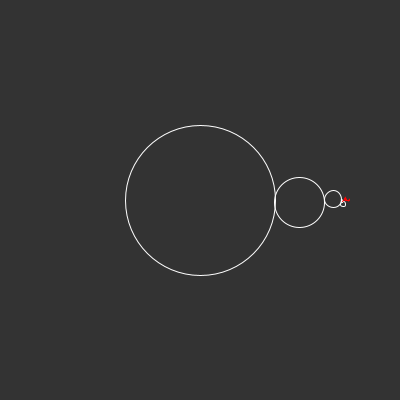
Frame 1 (no input)
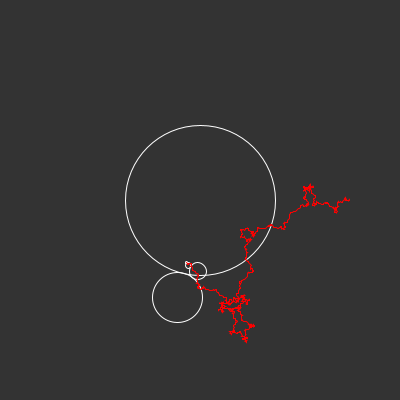
Frame 60 (the mouse pressed at the canvas centre just before this capture)
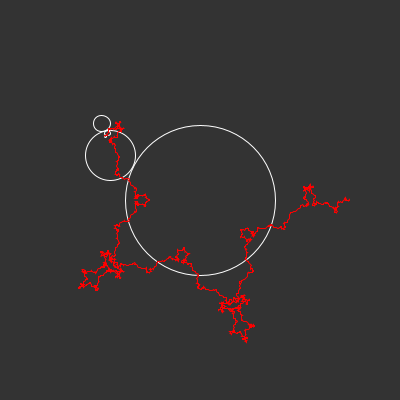
Frame 120 (the mouse held since frame 60 and released just before this capture)

The Processing sketch that drew these frames (run headless with seeded random() and noise(); from frame 60 on, the mouse is pressed at the canvas centre):

// Processing sketch: main
// ── main.pde

Group group;

void setup(){
  size(400, 400);
  
  // amount of circle's | start size of circle | speed value (has to be < 0) | resolution
  group = new Group(10, 150, -4, 10);
}

void draw(){
  background(51);
  
  // update calles per update
  group.update(30);
  group.show();
}
// ── circle.pde
class Circle{
  
  PVector position;
  float radius;
  float speed;
  
  public Circle(float r){
    position = new PVector();
    radius = r;
  }
  public Circle(PVector p, float r){
    position = p;
    radius = r;
  }
  public Circle(float x, float y, float r){
    position = new PVector(x, y);
    radius = r;
  }
  
  public void show(){
    stroke(255);
    noFill();
    ellipse(position.x, position.y, radius, radius);  
  }
  
  public void rotateRound(PVector p, float r, float a, float s){
    a *= s;
    float rDiv = r + radius/2;
    position.x = p.x + rDiv * cos(a);
    position.y = p.y + rDiv * sin(a);
  }
  public void rotateRound(Circle c, float a, float s){
    a *= s;
    float rDiv = c.radius/2 + radius/2;
    position.x = c.position.x + rDiv * cos(a);
    position.y = c.position.y + rDiv * sin(a);
  }

}
// ── group.pde
class Group{
  boolean _done;
  
  float angle = 0;
  float k;
  int resolution;
  
  ArrayList<Circle> childeren;
  ArrayList<PVector> path;
  
  public Group(int amount, float radius, float k, int resolution){
    this.k = k;
    this.angle = 0;
    this.resolution = resolution;
    
    this._done = false;
    
    childeren = new ArrayList<Circle>();
    path = new ArrayList<PVector>();
    
    Circle temp = new Circle(width/2, height/2, radius);
    childeren.add(temp);
    
    for(int i = 1; i < amount; i++){
      Circle last = childeren.get(i-1);
      Circle cir = new Circle(last.radius/3);
      childeren.add(cir);
    }
  }
  
  public Circle getLastCircle(){
    return childeren.get(childeren.size()-1);
  }
  
  public void show(){
    if(!_done){
      for(Circle cir : childeren){
        cir.show();
      }
    }

    beginShape();
    stroke(255, 0 ,0);
    for(PVector pos : path){
      vertex(pos.x, pos.y);
    }
    endShape();
  }
  
  public void update(int s){
    if(_done)
      return;
      
    for(int i = 0; i < s; i++){
      for(int j = 1; j < childeren.size(); j++){
        Circle c = childeren.get(j);
        float speed = pow(k, j-1) / resolution;
        
        c.rotateRound(childeren.get(j-1), angle, speed);
      }
      
      angle += 0.01;
      print(angle + " - ");
      
      Circle c = this.getLastCircle();
      path.add(new PVector(c.position.x, c.position.y));
    }
    
    if(angle >= 65){
      _done = true;
    }
  }
}
